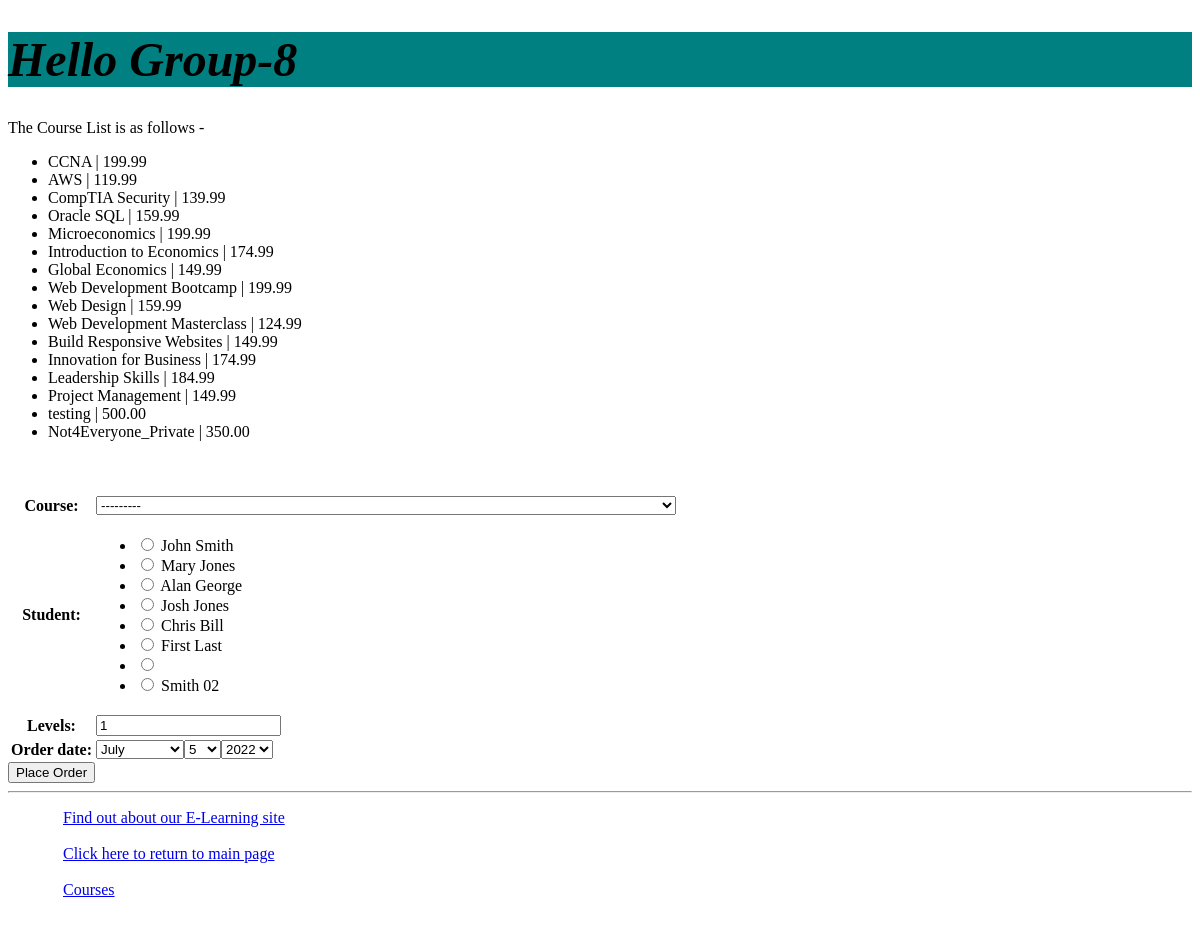
Before: /myapp/place_order/ with the older database file.
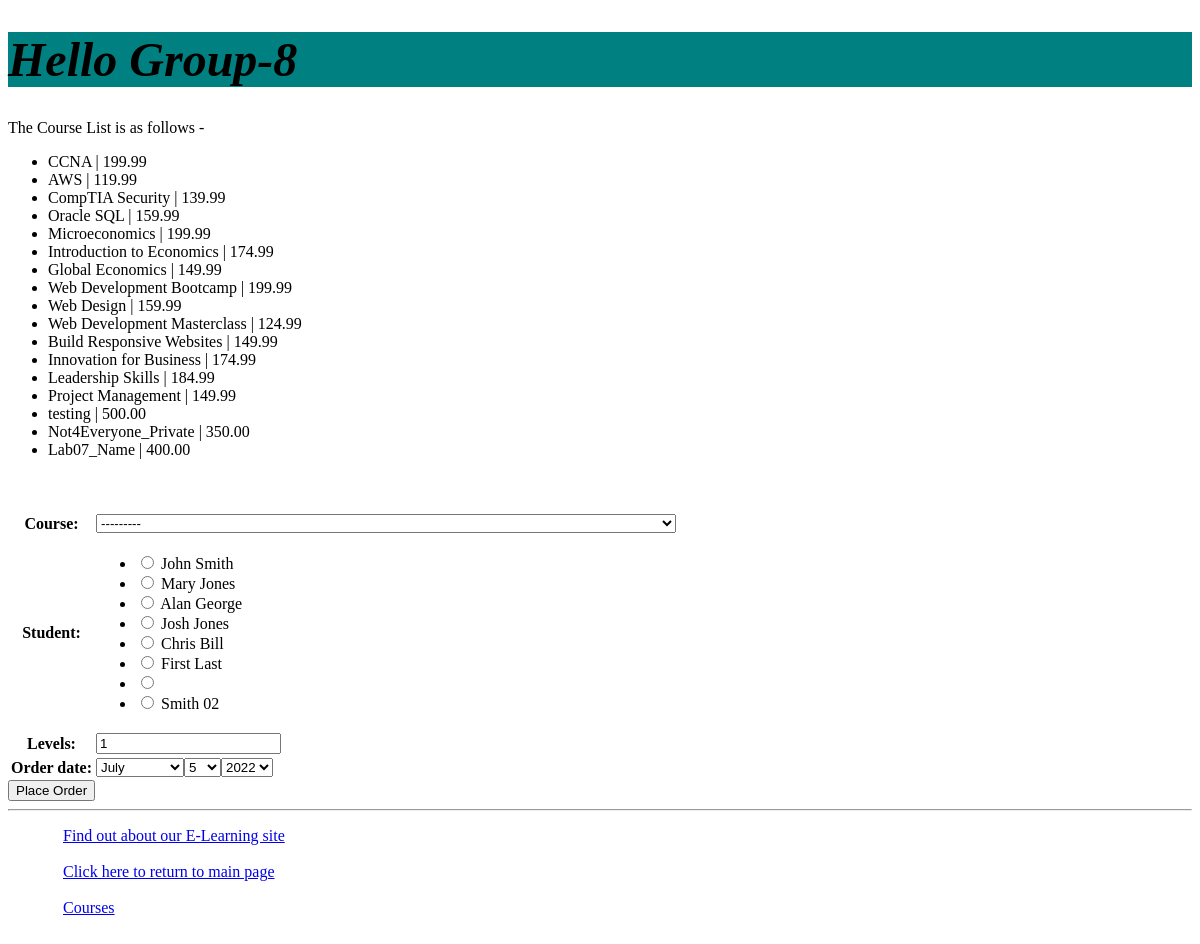
After: the same page with the newer database file.
### myapp/models.py (models this page shows, shortened)
class Course(models.Model):
    topic = models.ForeignKey(Topic, related_name='courses', on_delete=models.CASCADE)
    name = models.CharField(max_length=200)
    price = models.DecimalField(max_digits=10, decimal_places=2)
    for_everyone = models.BooleanField(default=True)
    description = models.TextField(max_length=300, null=True, blank=True)
    interested = models.PositiveIntegerField(default=0)
    stages = models.PositiveIntegerField(default=3)
    def __str__(self):
        return self.name + ' - Course Name'  + ' | Topic Name: ' + self.topic.name + ' | Description: ' + self.description

### myapp/views.py (the view)
# urls.py: path(r'place_order/', views.place_order),
def place_order(request):
    msg = ''
    courlist = Course.objects.all()
    if request.method == 'POST':
        form = OrderForm(request.POST)
        if form.is_valid():
            order = form.save(commit=False)
            if order.levels <= order.course.stages:
                order.save()
                msg = 'Your course has been ordered successfully.'
                if order.course.price >= 150:
                    print(order.course.price)
                    order.course.discount()
                    print(order.course.price)
                    order.course.save()
            else:
                msg = 'You exceeded the number of levels for this course.'
            return render(request, 'myapp/order_response.html', {'msg': msg})
    else:
        form = OrderForm()
    return render(request, 'myapp/placeorder.html', {'form': form, 'msg': msg, 'courlist': courlist})

### myapp/forms.py
class OrderForm(forms.ModelForm):
    class Meta:
        model = Order
        fields = ('course', 'student', 'levels', 'order_date')
        widgets = {
            'student': forms.RadioSelect,
            'order_date': forms.SelectDateWidget
        }

### myapp/models.py (called while the page is built)
    def __str__(self):
        return self.first_name + ' ' + self.last_name #+ ' ,School ' + self.school + ', City ' + self.city

### myapp/templates/myapp/placeorder.html (shortened to what this page needs)
{% extends 'myapp/base.html' %}
{% block body_block %}
    <p>The Course List is as follows - </p>
<ul>
    {% for item in courlist %}
    <li> {{ item.name}} | {{ item.price }} </li>
    {% endfor %}
</ul>
    <br><br>
    <form method="post" action="">
        <table>
    {{ form.as_table }}
        </table>
    <input type="submit" value="Place Order"/>
    </form>
{% endblock %}

Changed rows visible on the page:
added Course: name "Lab07_Name", price "400.00"
